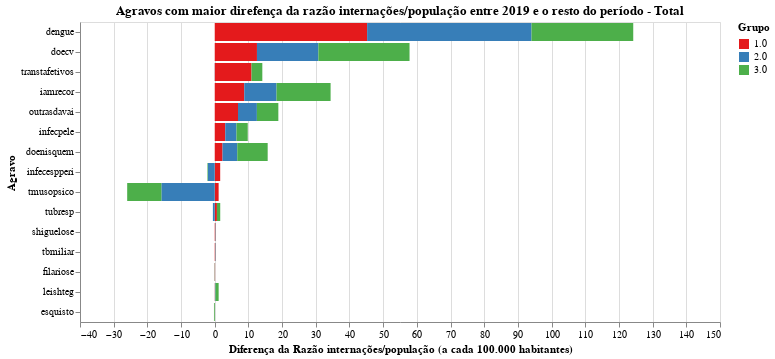

This figure's notebook cell:
### Code cell
chart = plot_grafico_dif(df_19, df_r,
                         'taxa_nova_total', 
                         "Agravos com maior direfença da razão internações/população entre 2019 e o resto do período - Total",
                        "Diferença da Razão internações/população (a cada 100.000 habitantes)")

#chart.save('tx_bruta_t.svg')
chart

### Figure 1 — Vega-Lite specification as saved in the notebook (floating-point values rounded to 4 significant figures)
{"config": {"view": {"continuousWidth": 400, "continuousHeight": 300}, "range": {"category": {"scheme": "set1"}}}, "data": {"name": "data-2df623800e74c4152ce4d7304c4d2a0c"}, "mark": "bar", "encoding": {"color": {"type": "nominal", "field": "grupo", "title": "Grupo"}, "order": {"type": "nominal", "field": "grupo", "sort": "ascending"}, "tooltip": {"type": "quantitative", "field": "taxa"}, "x": {"type": "quantitative", "field": "taxa", "scale": {"domain": [-40, 150]}, "title": "Diferença da Razão internações/população (a cada 100.000 habitantes)"}, "y": {"type": "nominal", "field": "agravo", "sort": null, "title": "Agravo"}}, "title": "Agravos com maior direfença da razão internações/população entre 2019 e o resto do período - Total", "width": 640, "$schema": "https://vega.github.io/schema/vega-lite/v4.8.1.json", "datasets": {"data-2df623800e74c4152ce4d7304c4d2a0c": [{"agravo": "dengue", "grupo": "1.0", "taxa": 45.24}, {"agravo": "dengue", "grupo": "2.0", "taxa": 48.81}, {"agravo": "dengue", "grupo": "3.0", "taxa": 30.2}, {"agravo": "doecv", "grupo": "1.0", "taxa": 12.53}, {"agravo": "doecv", "grupo": "2.0", "taxa": 18.24}, {"agravo": "doecv", "grupo": "3.0", "taxa": 27.06}, {"agravo": "transtafetivos", "grupo": "1.0", "taxa": 10.92}, {"agravo": "transtafetivos", "grupo": "2.0", "taxa": -0.03728}, {"agravo": "transtafetivos", "grupo": "3.0", "taxa": 3.211}, {"agravo": "iamrecor", "grupo": "1.0", "taxa": 8.769}, {"agravo": "iamrecor", "grupo": "2.0", "taxa": 9.576}, {"agravo": "iamrecor", "grupo": "3.0", "taxa": 16.05}, {"agravo": "outrasdavai", "grupo": "1.0", "taxa": 6.9}, {"agravo": "outrasdavai", "grupo": "2.0", "taxa": 5.616}, {"agravo": "outrasdavai", "grupo": "3.0", "taxa": 6.369}, {"agravo": "infecpele", "grupo": "1.0", "taxa": 3.121}, {"agravo": "infecpele", "grupo": "2.0", "taxa": 3.329}, {"agravo": "infecpele", "grupo": "3.0", "taxa": 3.35}, {"agravo": "doenisquem", "grupo": "1.0", "taxa": 2.32}, {"agravo": "doenisquem", "grupo": "2.0", "taxa": 4.369}, {"agravo": "doenisquem", "grupo": "3.0", "taxa": 9.029}, {"agravo": "infecespperi", "grupo": "1.0", "taxa": 1.62}, {"agravo": "infecespperi", "grupo": "2.0", "taxa": -2.022}, {"agravo": "infecespperi", "grupo": "3.0", "taxa": -0.1489}, {"agravo": "tmusopsico", "grupo": "1.0", "taxa": 1.156}, {"agravo": "tmusopsico", "grupo": "2.0", "taxa": -15.84}, {"agravo": "tmusopsico", "grupo": "3.0", "taxa": -10.15}, {"agravo": "tubresp", "grupo": "1.0", "taxa": 0.6451}, {"agravo": "tubresp", "grupo": "2.0", "taxa": -0.5493}, {"agravo": "tubresp", "grupo": "3.0", "taxa": 0.9851}, {"agravo": "shiguelose", "grupo": "1.0", "taxa": 0.1906}, {"agravo": "shiguelose", "grupo": "2.0", "taxa": 0.08374}, {"agravo": "shiguelose", "grupo": "3.0", "taxa": 0.02559}, {"agravo": "tbmiliar", "grupo": "1.0", "taxa": 0.1716}, {"agravo": "tbmiliar", "grupo": "2.0", "taxa": 0.0977}, {"agravo": "tbmiliar", "grupo": "3.0", "taxa": 0.02584}, {"agravo": "filariose", "grupo": "1.0", "taxa": 0.1013}, {"agravo": "filariose", "grupo": "2.0", "taxa": -0.04018}, {"agravo": "filariose", "grupo": "3.0", "taxa": -0.05093}, {"agravo": "leishteg", "grupo": "1.0", "taxa": 0.0493}, {"agravo": "leishteg", "grupo": "2.0", "taxa": 0.1752}, {"agravo": "leishteg", "grupo": "3.0", "taxa": 0.9341}, {"agravo": "esquisto", "grupo": "1.0", "taxa": 0.0392}, {"agravo": "esquisto", "grupo": "2.0", "taxa": 0.04436}, {"agravo": "esquisto", "grupo": "3.0", "taxa": -0.2238}]}}
